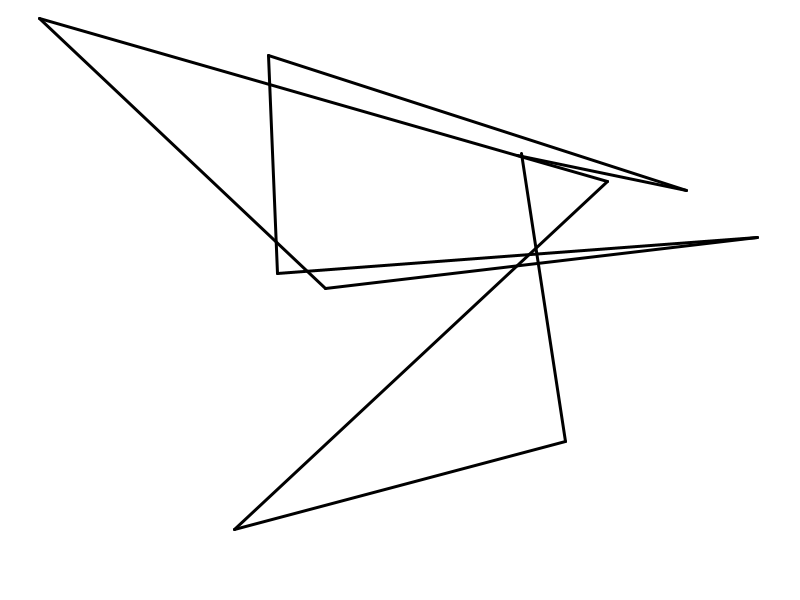
Frame 1 (no input)
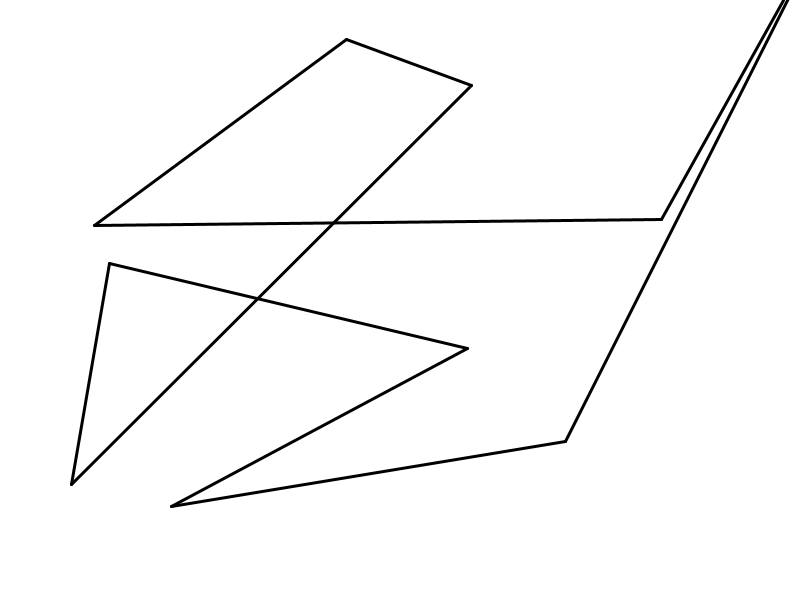
Frame 60 (the mouse pressed at the canvas centre just before this capture)
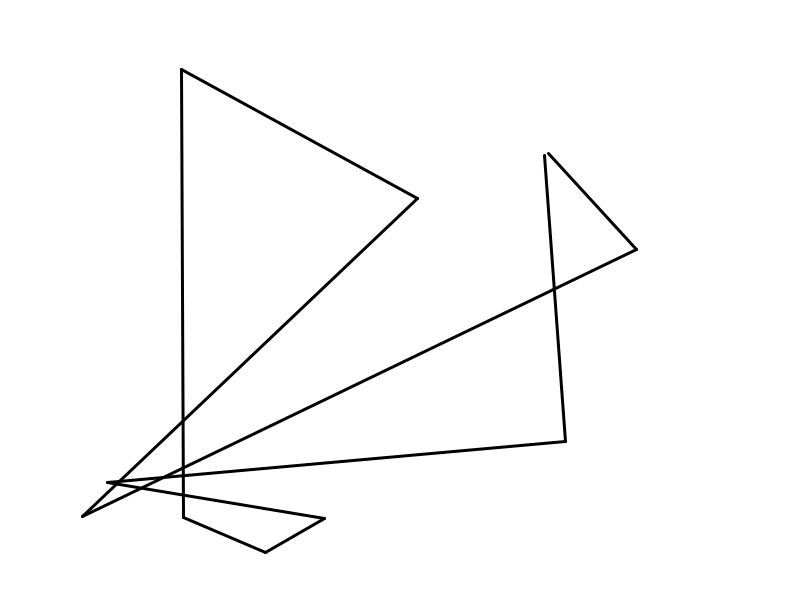
Frame 120 (the mouse held since frame 60 and released just before this capture)

The Processing sketch that drew these frames (run headless with seeded random() and noise(); from frame 60 on, the mouse is pressed at the canvas centre):

// Processing sketch: processing_50123
// ── processing_50123.pde

int numPoints = 10;

float[] x = new float[numPoints];
float[] y = new float[numPoints];

float[] xmove = new float[numPoints];
float[] ymove = new float[numPoints];

void setup() {
  size(800, 600);
  for (int i = 0; i < numPoints; i++) {
    x[i] = random(width);
    y[i] = random(height);
    xmove[i] = random(-5, 5);
    ymove[i] = random(-5, 5);
  }
}

void draw() {
  background(255);
  strokeWeight(3);
  for (int i = 0; i < numPoints-1; i++) {
    line(x[i], y[i], x[i+1], y[i+1]);
    x[i] += xmove[i];
    y[i] += ymove[i];
    
    if(x[i] < 0 || x[i] > width) xmove[i] *= -1;
    if(y[i] < 0 || y[i] > height) ymove[i] *= -1;
  }
    line(x[0], y[0], x[numPoints-1], y[numPoints-1]);
}
